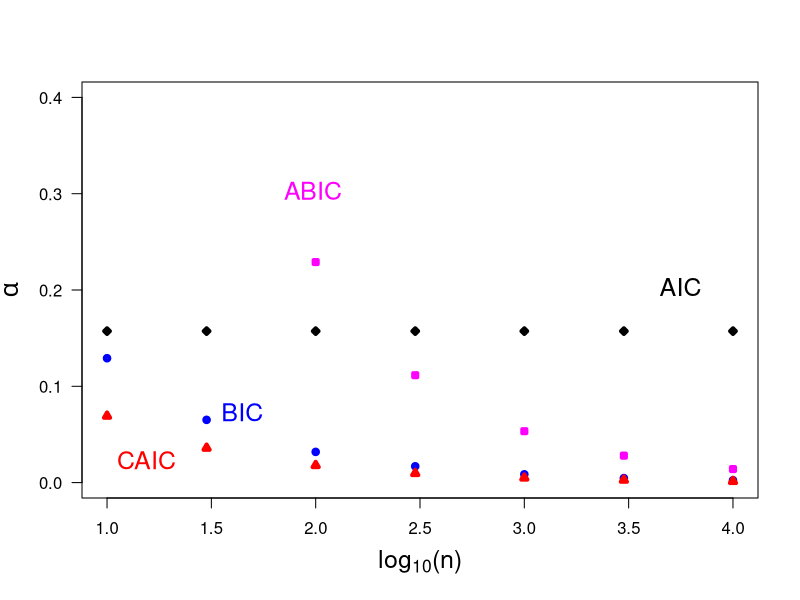

Reproduce this figure in R.
print('file: SolutionAlphaBIC.R')
# EXERCISE & SOLUTION: alpha for AIC etc., Dziak et al. (2018, Table 2, p.12) 
AnAIC = 2
alphaAIC = 1-pchisq(AnAIC,1)
n = c(10,30,100,300,1e3,3000,1e4)
L = length(n)
alphaAICa = rep(alphaAIC,L)
alphaBIC = 1-pchisq(log(n),1)
alphaABIC = 1-pchisq(log((n+2)/24),1) 
# please note: for n = 10 is log((n+2)/24) < 0 -> pchisq = 0
alphaCAIC = 1-pchisq((log(n)+1),1)
# ------------
# png('Dziak18alphaEXERCISE181121.png',width=16,height=12,units='cm',res=300)
plot(log10(n),alphaBIC,type='p',lwd=4,col='blue',
     xlab=expression(paste(log[10],'(n)')),
     ylab=expression(alpha),las=1,cex=0.6,ylim=c(0,0.4),cex.lab=1.5)
points(log10(n),alphaAICa,col='black',pch=23,cex=0.6,lwd=4)
points(log10(n),alphaCAIC,col='red',pch=24,cex=0.6,lwd=4)
points(log10(n),alphaABIC,col='magenta',pch=22,cex=0.6,lwd=4)
text(1,0.02,'CAIC',col='red',pos=4,cex=1.5)
text(1.5,0.07,'BIC',col='blue',pos=4,cex=1.5)
text(3.6,0.2,'AIC',col='black',pos=4,cex=1.5)
text(1.8,0.3,'ABIC',col='magenta',pos=4,cex=1.5)
# dev.off()